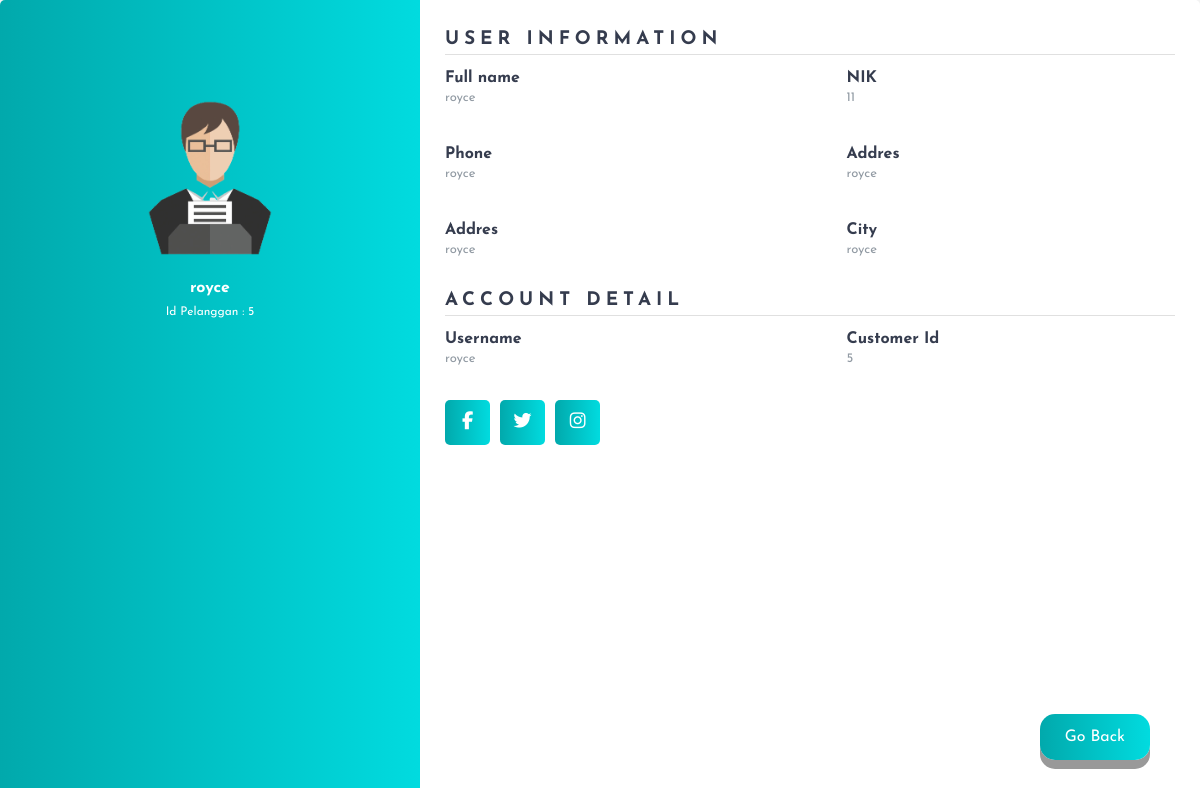
Page /user-profile.php (signed in) on the committed database.
### tables this page shows
CREATE TABLE `penyewa` (
  `id` int(20) NOT NULL,
  `nik` int(20) NOT NULL,
  `username` varchar(100) NOT NULL,
  `password` varchar(100) NOT NULL,
  `nama` varchar(100) NOT NULL,
  `no_telp` varchar(100) NOT NULL,
  `alamat` varchar(100) NOT NULL,
  `kota` varchar(255) NOT NULL,
  `email` varchar(255) NOT NULL
);

### user-profile.php (the view, shortened to what this page needs)
<?php
    require_once("connection.php");
    $userid = $_SESSION['id'];
    $stmt = $pdo -> prepare("SELECT * FROM penyewa where id like :id");
    $stmt->BindParam(":id",$userid);
    $stmt->execute();
    $users = $stmt->fetch(PDO::FETCH_ASSOC);
?>
<!DOCTYPE html>
<html lang="en">
<head>
    <link rel="stylesheet" href="user-profile.css">
</head>
<body>
    <div class="container">
        <div class="left">
            <img src="Asset/userProf.png"
            alt="user" width="250" >
            <h4><?= $users['nama'] ?></h4>
            <p>Id Pelanggan : <?= $users['id']?></p>
        </div>
        <div class="right">
            <div class="info">
                <h3>User Information</h3>
                <div class="info_data">
                    <div class="data">
                        <h4>Full name</h4>
                        <p><?= $users['nama'] ?></p>
                    </div>
                    <div class="data">
                        <h4>NIK</h4>
                        <p><?= $users['nik'] ?></p>
                    </div>
                </div> <br><br>
                <div class="info_data">
                    <div class="data">
                        <h4>Phone</h4>
                        <p><?= $users['no_telp'] ?></p>
                    </div>
                    <div class="data">
                        <h4>Addres</h4>
                        <p><?= $users['alamat'] ?></p>
                    </div>
                </div> <br><br>
                <div class="info_data">
                    <div class="data">
                        <h4>Addres</h4>
                        <p><?= $users['alamat'] ?></p>
                    </div>
                    <div class="data">
                        <h4>City</h4>
                        <p><?= $users['kota'] ?></p>
                    </div>
                </div>
            </div>
            <div class="detail">
                <h3>Account Detail</h3>
                <div class="detail_data">
                    <div class="data">
                        <h4>Username</h4>
                        <p><?= $users['username'] ?></p>
                    </div>
                    <div class="data">
                        <h4>Customer Id</h4>
                        <p><?= $users['id'] ?></p>
                </div>
                </div>
            </div>
            <div class="social_media">
                <ul>
                    <li><a href="https://id-id.facebook.com/"><i class="fab fa-facebook-f"></i></a></li>
                    <li><a href="https://twitter.com/i/flow/login"><i class="fab fa-twitter"></i></a></li>
                    <li><a href="https://www.instagram.com/doniitt/"><i class="fab fa-instagram"></i></a></li>
                </ul>
            </div>
            <button class ="button" >
                <a href="user.php" style="text-decoration : none; color : white;">
                    Go Back
                </a>
            </button>
        </div>
    </div>
</body>
</html>

### user-profile.css (style rules this page uses)
* { margin: 0; padding: 0; box-sizing: border-box; list-style: none; font-family: 'Josefin Sans', sans-serif; }
body { background-color: #f3f3f3; animation: fadeInAnimation ease 1s; animation-iteration-count: 1; animation-fill-mode: forwards; }
.container { position: absolute; top: 50%; left: 50%; transform: translate(-50%,-50%); width: 100%; height: 100vh; display: flex; box-shadow: 0 1px 20px 0 rgba(69,90,100,.08); }
.container .left { width: 35%; background: linear-gradient(to right,#01a9ac,#01dbdf); padding: 30px 25px; border-top-left-radius: 5px; border-bottom-left-radius: 5px; text-align: center; color: #fff; }
.container .left img { padding-top: 60px; border-radius: 5px; margin-bottom: 10px; }
.container .left h4 { margin-bottom: 10px; }
.container .left p { font-size: 12px; }
.container .right { width: 65%; background: #fff; padding: 30px 25px; border-top-right-radius: 5px; border-bottom-right-radius: 5px; }
.container .right .info, .container .right .detail { margin-bottom: 25px; }
.container .right .info h3, .container .right .detail h3 { margin-bottom: 15px; padding-bottom: 5px; border-bottom: 1px solid #e0e0e0; color: #353c4e; text-transform: uppercase; letter-spacing: 5px; }
.container .right .info_data, .container .right .detail_data { display: flex; justify-content: space-between; }
.container .right .info_data .data, .container .right .detail_data .data { width: 45%; }
.container .right .info_data .data h4, .container .right .detail_data .data h4 { color: #353c4e; margin-bottom: 5px; }
.container .right .info_data .data p, .container .right .detail_data .data p { font-size: 13px; margin-bottom: 10px; color: #919aa3; }
.container .social_media ul { display: flex; }
.container .social_media ul li { width: 45px; height: 45px; background: linear-gradient(to right,#01a9ac,#01dbdf); margin-right: 10px; border-radius: 5px; text-align: center; line-height: 45px; }
.container .social_media ul li a { color :#fff; display: block; font-size: 18px; }
.button { position: absolute; bottom: 40px; right:50px; display: inline-block; padding: 15px 25px; font-size: 16px; cursor: pointer; text-align: center; text-decoration: none; outline: none; color: #fff; background: linear-gradient(to right,#01a9ac,#01dbdf); border: none; border-radius: 15px; box-shadow: 0 9px #999; }

### rows in the picture
penyewa: nama "royce", id "5", nik "11", no_telp "royce", alamat "royce", kota "royce", username "royce"
